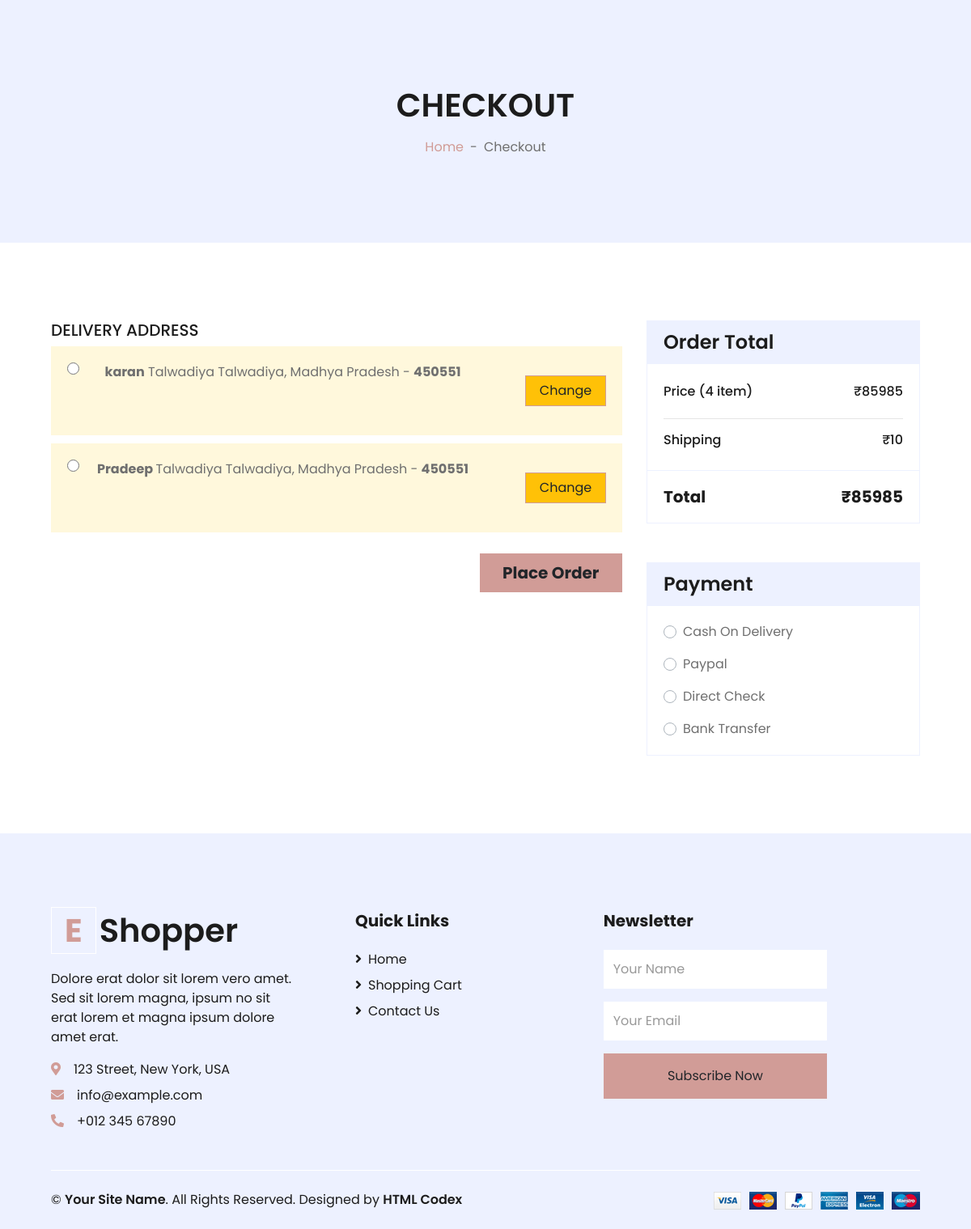
Screenshot of /checkout/ (signed in) with the database file from the repository.
### myapp/models.py (models this page shows, shortened)
class Address(models.Model):
    user = models.ForeignKey(User,on_delete=models.CASCADE,related_name='address_user')
    name = models.CharField(max_length=255)
    phone_number = PhoneNumberField()
    address1 = models.TextField()
    pin_code = models.PositiveIntegerField()
    city = models.CharField(max_length=255)
    state = models.CharField(max_length=50,default='')
    country = models.CharField(max_length=50,default='')
    latitude = models.DecimalField(max_digits=9,decimal_places=6,null=True,blank=True)
    longitute = models.DecimalField(max_digits=9,decimal_places=6,null=True,blank=True)
    create_date = models.DateTimeField(auto_now_add=True)
    update_date = models.DateTimeField(auto_now=True)

class Cart(models.Model):
    user = models.OneToOneField(User, on_delete=models.CASCADE,related_name='cart_user')
    quantity = models.IntegerField(default=0)
    total_price = models.PositiveIntegerField(default=0)

### myapp/views.py (the view, shortened to what this page needs)
# urls.py: path('checkout/',views.CheckoutView.as_view(),name='checkout'),
class CheckoutView(View):
    def get(self,request,*args,**kwargs):
        if request.user.is_authenticated:
            product_id = request.GET.get('pid')
            address = Address.objects.filter(user=request.user)
            if product_id:
                product_data = Product.objects.get(id=product_id)
                context = {
                            'prd':product_data,
                            'address' : address
                }
                return render(request, "myapp/checkout.html",context)
            else:
                cart = Cart.objects.get(user=request.user)
                cartitem = cart.cart_cartitem.all()
                context = {
                            'cart':cart,
                            'cartitem':cartitem,
                            'address' : address
                }
                return render(request, "myapp/checkout.html",context)
        else:
            return redirect('login')
        return render(request, "myapp/checkout.html")

### myapp/templates/myapp/checkout.html (shortened to what this page needs)
{% load static %}
<!DOCTYPE html>
<html lang="en">
<head>
    <link href="https://cdnjs.cloudflare.com/ajax/libs/font-awesome/5.10.0/css/all.min.css" rel="stylesheet">
    <link href="lib/owlcarousel/assets/owl.carousel.min.css" rel="stylesheet">
    <link href="{% static 'website/css/style.css' %}" rel="stylesheet">
</head>
<body>
    <div class="container-fluid bg-secondary mb-5">
        <div class="d-flex flex-column align-items-center justify-content-center" style="min-height: 300px">
            <h1 class="font-weight-semi-bold text-uppercase mb-3">Checkout</h1>
            <div class="d-inline-flex">
                <p class="m-0"><a href="/">Home</a></p>
                <p class="m-0 px-2">-</p>
                <p class="m-0">Checkout</p>
            </div>
        </div>
    </div>
    <div class="container-fluid pt-5">
        <div class="row px-xl-5">
            <div class="col-lg-8">
                <div class="mb-4">
                    {% if address %}
                    <h5>DELIVERY ADDRESS</h5>
                    <form action="/order/" method="post">
                    {% for data in address %}
                    <div class="address  ">
                        <div class=" d-flex justify-content-between ">
                            <input type="radio" class="radio_botton" name="address" value="{{data.id}}" >
                            <p> <strong>{{data.name}}</strong> {{data.address1}}, {{data.state}} -
                                <strong>{{data.pin_code}}</strong>
                            </p>
                            <div class=" border-secondary  ml-5 " style="width: 15%; ">
                                <button class="btn bg-warning btn-block btn-primary  my-3" type="button"   data-toggle="collapse" data-target="#shipping-address{{data.id}}" onClick="collapse({{data.id}})">Change</button>
                            </div>
                        </div>
                    </div>
                        {% endfor %}
                        <div style="width: 25%; height: 10%; float: right;">
                            <button class="btn btn-lg btn-block btn-primary font-weight-bold my-3 py-2">Place Order</button>
                        </div>
                    </form>
                            {% endif %}
                </div>
            </div>
            <div class="col-lg-4">
                <div class="card border-secondary mb-5">
                    <div class="card-header bg-secondary border-0">
                        <h4 class="font-weight-semi-bold m-0">Order Total</h4>
                    </div>
                    <div class="card-body">
                        <div class="d-flex justify-content-between mb-3 pt-1">
                            {% if prd %}
                            <h6 class="font-weight-medium">Price (1 item)</h6>
                            <h6 class="font-weight-medium">₹{{prd.price}}</h6>
                            {% else %}
                            <h6 class="font-weight-medium">Price ({{cartitem|length}} item)</h6>
                            <h6 class="font-weight-medium">₹{{cart.total_price}}</h6>
                            {% endif %}
                        </div>
                        <hr class="mt-0">
                        <div class="d-flex justify-content-between">
                            <h6 class="font-weight-medium">Shipping</h6>
                            <h6 class="font-weight-medium">₹10</h6>
                        </div>
                    </div>
                    <div class="card-footer border-secondary bg-transparent">
                        <div class="d-flex justify-content-between mt-2">
                            <h5 class="font-weight-bold">Total</h5>
                            {% if prd %}
                            <h5 class="font-weight-bold">₹{{prd.price}}</h5>
                            {% else %}
                            <h5 class="font-weight-bold">₹{{cart.total_price}}</h5>
                            {% endif %}
                        </div>
                    </div>
                </div>
                <div class="card border-secondary mb-5">
                    <div class="card-header bg-secondary border-0">
                        <h4 class="font-weight-semi-bold m-0">Payment</h4>
                    </div>
                    <div class="card-body">
                        <div class="form-group">
                            <div class="custom-control custom-radio">
                                <label class="custom-control-label" for="cash">Cash On Delivery</label>
                            </div>
                        </div>
                        <div class="form-group">
                            <div class="custom-control custom-radio">
                                <label class="custom-control-label" for="paypal">Paypal</label>
                            </div>
                        </div>
                        <div class="form-group">
                            <div class="custom-control custom-radio">
                                <label class="custom-control-label" for="directcheck">Direct Check</label>
                            </div>
                        </div>
                        <div class="">
                            <div class="custom-control custom-radio">
                                <label class="custom-control-label" for="banktransfer">Bank Transfer</label>
                            </div>
                        </div>
                    </div>
                </div>
            </div>
        </div>
    </div>
    <div class="container-fluid bg-secondary text-dark mt-5 pt-5">
        <div class="row px-xl-5 pt-5">
            <div class="col-lg-4 col-md-12 mb-5 pr-3 pr-xl-5">
                <a href="" class="text-decoration-none">
                    <h1 class="mb-4 display-5 font-weight-semi-bold"><span
                            class="text-primary font-weight-bold border border-white px-3 mr-1">E</span>Shopper</h1>
                </a>
                <p>Dolore erat dolor sit lorem vero amet. Sed sit lorem magna, ipsum no sit erat lorem et magna ipsum
                    dolore amet erat.</p>
                <p class="mb-2"><i class="fa fa-map-marker-alt text-primary mr-3"></i>123 Street, New York, USA</p>
                <p class="mb-2"><i class="fa fa-envelope text-primary mr-3"></i>info@example.com</p>
                <p class="mb-0"><i class="fa fa-phone-alt text-primary mr-3"></i>+012 345 67890</p>
            </div>
            <div class="col-lg-8 col-md-12 ">
                <div class="row">
                    <div class="col-md-5 mb-5 ml-2">
                        <h5 class="font-weight-bold text-dark mb-4">Quick Links</h5>
                        <div class="d-flex flex-column justify-content-start">
                            <a class="text-dark mb-2" href="/"><i class="fa fa-angle-right mr-2"></i>Home</a>
                            <a class="text-dark mb-2" href="cart"><i class="fa fa-angle-right mr-2"></i>Shopping
                                Cart</a>
                            <a class="text-dark" href="contact"><i class="fa fa-angle-right mr-2"></i>Contact
                                Us</a>
                        </div>
                    </div>
                    <div class="col-md-5 mb-5">
                        <h5 class="font-weight-bold text-dark mb-4">Newsletter</h5>
                        <form action="">
                            <div class="form-group">
                                <input type="text" class="form-control border-0 py-4" placeholder="Your Name" />
                            </div>
                            <div class="form-group">
                                <input type="email" class="form-control border-0 py-4" placeholder="Your Email" />
                            </div>
                            <div>
                                <button class="btn btn-primary btn-block border-0 py-3" type="submit">Subscribe
                                    Now</button>
                            </div>
                        </form>
                    </div>
                </div>
            </div>
        </div>
        <div class="row border-top border-light mx-xl-5 py-4">
            <div class="col-md-6 px-xl-0">
                <p class="mb-md-0 text-center text-md-left text-dark">
                    &copy; <a class="text-dark font-weight-semi-bold" href="#">Your Site Name</a>. All Rights Reserved.
                    Designed
                    by
                    <a class="text-dark font-weight-semi-bold" href="https://htmlcodex.com">HTML Codex</a>
                </p>
            </div>
            <div class="col-md-6 px-xl-0 text-center text-md-right">
                <img class="img-fluid" src="img/payments.png" alt="">
            </div>
        </div>
    </div>
</body>
</html>

### myapp/templates/myapp/checkout.html (style rules this page uses)
.address { background-color: cornsilk; border: 1p solid black; padding: 20px; margin-bottom: 10px; }
.radio_botton { border: 1px solid blue; height:15px; width:15px; }

### rows the page displays
Address: name "karan", address1 "Talwadiya Talwadiya", state "Madhya Pradesh", pin_code "450551"
Address: name "Pradeep", address1 "Talwadiya Talwadiya", state "Madhya Pradesh", pin_code "450551"
Cart: total_price "85985"

### other values shown
{{ cartitem|length }} "4"
